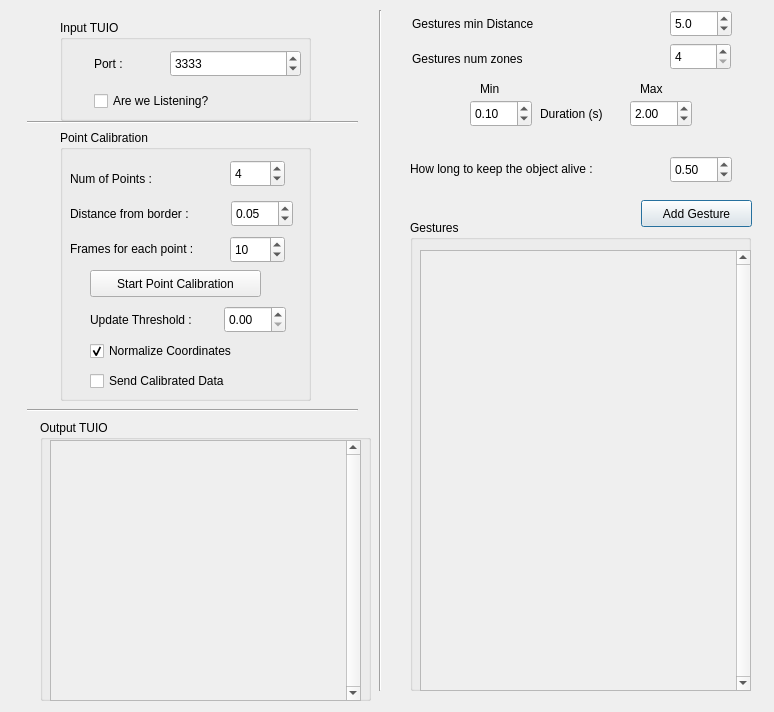
<?xml version="1.0" encoding="UTF-8"?>
<ui version="4.0">
 <class>tuiomultiplexer</class>
 <widget class="QDialog" name="tuiomultiplexer">
  <property name="geometry">
   <rect>
    <x>0</x>
    <y>0</y>
    <width>774</width>
    <height>712</height>
   </rect>
  </property>
  <property name="windowTitle">
   <string>Multiplexer, Calibrator and Gestures</string>
  </property>
  <widget class="QGroupBox" name="groupBox">
   <property name="geometry">
    <rect>
     <x>60</x>
     <y>20</y>
     <width>251</width>
     <height>101</height>
    </rect>
   </property>
   <property name="title">
    <string>Input TUIO </string>
   </property>
   <widget class="QLabel" name="label">
    <property name="geometry">
     <rect>
      <x>34</x>
      <y>36</y>
      <width>61</width>
      <height>16</height>
     </rect>
    </property>
    <property name="text">
     <string>Port : </string>
    </property>
   </widget>
   <widget class="QCheckBox" name="isListening">
    <property name="geometry">
     <rect>
      <x>34</x>
      <y>70</y>
      <width>161</width>
      <height>22</height>
     </rect>
    </property>
    <property name="text">
     <string>Are we Listening?</string>
    </property>
   </widget>
   <widget class="QSpinBox" name="port">
    <property name="geometry">
     <rect>
      <x>110</x>
      <y>30</y>
      <width>131</width>
      <height>27</height>
     </rect>
    </property>
    <property name="maximum">
     <number>65000</number>
    </property>
    <property name="value">
     <number>3333</number>
    </property>
   </widget>
  </widget>
  <widget class="Line" name="line">
   <property name="geometry">
    <rect>
     <x>370</x>
     <y>10</y>
     <width>20</width>
     <height>681</height>
    </rect>
   </property>
   <property name="orientation">
    <enum>Qt::Vertical</enum>
   </property>
  </widget>
  <widget class="QGroupBox" name="groupBox_3">
   <property name="geometry">
    <rect>
     <x>410</x>
     <y>220</y>
     <width>341</width>
     <height>471</height>
    </rect>
   </property>
   <property name="title">
    <string>Gestures</string>
   </property>
   <widget class="QScrollArea" name="scrollGest">
    <property name="geometry">
     <rect>
      <x>10</x>
      <y>30</y>
      <width>331</width>
      <height>441</height>
     </rect>
    </property>
    <property name="verticalScrollBarPolicy">
     <enum>Qt::ScrollBarAlwaysOn</enum>
    </property>
    <property name="widgetResizable">
     <bool>true</bool>
    </property>
    <widget class="QWidget" name="scrollAreaWidgetContents">
     <property name="geometry">
      <rect>
       <x>0</x>
       <y>0</y>
       <width>314</width>
       <height>439</height>
      </rect>
     </property>
    </widget>
   </widget>
  </widget>
  <widget class="QPushButton" name="addGesture">
   <property name="geometry">
    <rect>
     <x>641</x>
     <y>200</y>
     <width>111</width>
     <height>27</height>
    </rect>
   </property>
   <property name="text">
    <string>Add Gesture</string>
   </property>
  </widget>
  <widget class="QDoubleSpinBox" name="minDistance">
   <property name="geometry">
    <rect>
     <x>670</x>
     <y>10</y>
     <width>62</width>
     <height>27</height>
    </rect>
   </property>
   <property name="decimals">
    <number>1</number>
   </property>
   <property name="maximum">
    <double>200.000000000000000</double>
   </property>
   <property name="singleStep">
    <double>0.100000000000000</double>
   </property>
   <property name="value">
    <double>5.000000000000000</double>
   </property>
  </widget>
  <widget class="QLabel" name="label_2">
   <property name="geometry">
    <rect>
     <x>412</x>
     <y>15</y>
     <width>181</width>
     <height>17</height>
    </rect>
   </property>
   <property name="text">
    <string>Gestures min Distance</string>
   </property>
  </widget>
  <widget class="QLabel" name="label_3">
   <property name="geometry">
    <rect>
     <x>412</x>
     <y>50</y>
     <width>161</width>
     <height>17</height>
    </rect>
   </property>
   <property name="text">
    <string>Gestures num zones</string>
   </property>
  </widget>
  <widget class="QSpinBox" name="numZones">
   <property name="geometry">
    <rect>
     <x>670</x>
     <y>43</y>
     <width>61</width>
     <height>27</height>
    </rect>
   </property>
   <property name="minimum">
    <number>4</number>
   </property>
   <property name="maximum">
    <number>360</number>
   </property>
   <property name="value">
    <number>4</number>
   </property>
  </widget>
  <widget class="QLabel" name="label_4">
   <property name="geometry">
    <rect>
     <x>540</x>
     <y>105</y>
     <width>81</width>
     <height>17</height>
    </rect>
   </property>
   <property name="text">
    <string>Duration (s)</string>
   </property>
  </widget>
  <widget class="QDoubleSpinBox" name="minDuration">
   <property name="geometry">
    <rect>
     <x>470</x>
     <y>100</y>
     <width>62</width>
     <height>27</height>
    </rect>
   </property>
   <property name="maximum">
    <double>10.000000000000000</double>
   </property>
   <property name="singleStep">
    <double>0.100000000000000</double>
   </property>
   <property name="value">
    <double>0.100000000000000</double>
   </property>
  </widget>
  <widget class="QDoubleSpinBox" name="maxDuration">
   <property name="geometry">
    <rect>
     <x>630</x>
     <y>100</y>
     <width>62</width>
     <height>27</height>
    </rect>
   </property>
   <property name="maximum">
    <double>20.000000000000000</double>
   </property>
   <property name="singleStep">
    <double>0.100000000000000</double>
   </property>
   <property name="value">
    <double>2.000000000000000</double>
   </property>
  </widget>
  <widget class="QLabel" name="label_5">
   <property name="geometry">
    <rect>
     <x>480</x>
     <y>80</y>
     <width>67</width>
     <height>17</height>
    </rect>
   </property>
   <property name="text">
    <string>Min</string>
   </property>
  </widget>
  <widget class="QLabel" name="label_6">
   <property name="geometry">
    <rect>
     <x>640</x>
     <y>80</y>
     <width>67</width>
     <height>17</height>
    </rect>
   </property>
   <property name="text">
    <string>Max</string>
   </property>
  </widget>
  <widget class="QGroupBox" name="groupBox_4">
   <property name="geometry">
    <rect>
     <x>60</x>
     <y>130</y>
     <width>251</width>
     <height>271</height>
    </rect>
   </property>
   <property name="title">
    <string>Point Calibration</string>
   </property>
   <widget class="QPushButton" name="pointCalStart">
    <property name="geometry">
     <rect>
      <x>30</x>
      <y>140</y>
      <width>171</width>
      <height>27</height>
     </rect>
    </property>
    <property name="text">
     <string>Start Point Calibration</string>
    </property>
   </widget>
   <widget class="QCheckBox" name="normCoordinates">
    <property name="geometry">
     <rect>
      <x>30</x>
      <y>210</y>
      <width>191</width>
      <height>22</height>
     </rect>
    </property>
    <property name="text">
     <string>Normalize Coordinates</string>
    </property>
    <property name="checked">
     <bool>true</bool>
    </property>
   </widget>
   <widget class="QLabel" name="label_8">
    <property name="geometry">
     <rect>
      <x>10</x>
      <y>40</y>
      <width>111</width>
      <height>17</height>
     </rect>
    </property>
    <property name="text">
     <string>Num of Points :</string>
    </property>
   </widget>
   <widget class="QLabel" name="label_9">
    <property name="geometry">
     <rect>
      <x>10</x>
      <y>75</y>
      <width>161</width>
      <height>17</height>
     </rect>
    </property>
    <property name="text">
     <string>Distance from border :</string>
    </property>
   </widget>
   <widget class="QSpinBox" name="numPointsSpin">
    <property name="geometry">
     <rect>
      <x>170</x>
      <y>30</y>
      <width>55</width>
      <height>27</height>
     </rect>
    </property>
    <property name="minimum">
     <number>2</number>
    </property>
    <property name="value">
     <number>4</number>
    </property>
   </widget>
   <widget class="QDoubleSpinBox" name="distanceFromBorder">
    <property name="geometry">
     <rect>
      <x>171</x>
      <y>70</y>
      <width>62</width>
      <height>27</height>
     </rect>
    </property>
    <property name="maximum">
     <double>0.300000000000000</double>
    </property>
    <property name="singleStep">
     <double>0.005000000000000</double>
    </property>
    <property name="value">
     <double>0.050000000000000</double>
    </property>
   </widget>
   <widget class="QLabel" name="label_10">
    <property name="geometry">
     <rect>
      <x>10</x>
      <y>110</y>
      <width>261</width>
      <height>17</height>
     </rect>
    </property>
    <property name="text">
     <string>Frames for each point :</string>
    </property>
   </widget>
   <widget class="QSpinBox" name="framesPointBox">
    <property name="geometry">
     <rect>
      <x>170</x>
      <y>106</y>
      <width>55</width>
      <height>27</height>
     </rect>
    </property>
    <property name="minimum">
     <number>1</number>
    </property>
    <property name="maximum">
     <number>100</number>
    </property>
    <property name="value">
     <number>10</number>
    </property>
   </widget>
   <widget class="QLabel" name="label_7">
    <property name="geometry">
     <rect>
      <x>30</x>
      <y>180</y>
      <width>141</width>
      <height>20</height>
     </rect>
    </property>
    <property name="text">
     <string>Update Threshold : </string>
    </property>
   </widget>
   <widget class="QDoubleSpinBox" name="minDistanceToUpdateBox">
    <property name="geometry">
     <rect>
      <x>164</x>
      <y>176</y>
      <width>62</width>
      <height>27</height>
     </rect>
    </property>
   </widget>
   <widget class="QCheckBox" name="sendCalibrated">
    <property name="geometry">
     <rect>
      <x>30</x>
      <y>240</y>
      <width>201</width>
      <height>22</height>
     </rect>
    </property>
    <property name="text">
     <string>Send Calibrated Data</string>
    </property>
   </widget>
  </widget>
  <widget class="QGroupBox" name="groupBox_2">
   <property name="geometry">
    <rect>
     <x>40</x>
     <y>420</y>
     <width>331</width>
     <height>281</height>
    </rect>
   </property>
   <property name="title">
    <string>Output TUIO</string>
   </property>
   <widget class="QScrollArea" name="scrollArea">
    <property name="geometry">
     <rect>
      <x>10</x>
      <y>20</y>
      <width>311</width>
      <height>261</height>
     </rect>
    </property>
    <property name="verticalScrollBarPolicy">
     <enum>Qt::ScrollBarAlwaysOn</enum>
    </property>
    <property name="widgetResizable">
     <bool>true</bool>
    </property>
    <widget class="QWidget" name="scrollAreaContentTUIO">
     <property name="geometry">
      <rect>
       <x>0</x>
       <y>0</y>
       <width>294</width>
       <height>259</height>
      </rect>
     </property>
    </widget>
   </widget>
  </widget>
  <widget class="Line" name="line_2">
   <property name="geometry">
    <rect>
     <x>27</x>
     <y>112</y>
     <width>331</width>
     <height>20</height>
    </rect>
   </property>
   <property name="orientation">
    <enum>Qt::Horizontal</enum>
   </property>
  </widget>
  <widget class="Line" name="line_3">
   <property name="geometry">
    <rect>
     <x>27</x>
     <y>400</y>
     <width>331</width>
     <height>20</height>
    </rect>
   </property>
   <property name="orientation">
    <enum>Qt::Horizontal</enum>
   </property>
  </widget>
  <widget class="QLabel" name="label_11">
   <property name="geometry">
    <rect>
     <x>410</x>
     <y>160</y>
     <width>231</width>
     <height>17</height>
    </rect>
   </property>
   <property name="text">
    <string>How long to keep the object alive : </string>
   </property>
  </widget>
  <widget class="QDoubleSpinBox" name="objectAlive">
   <property name="geometry">
    <rect>
     <x>670</x>
     <y>156</y>
     <width>62</width>
     <height>27</height>
    </rect>
   </property>
   <property name="maximum">
    <double>0.990000000000000</double>
   </property>
   <property name="singleStep">
    <double>0.010000000000000</double>
   </property>
   <property name="value">
    <double>0.500000000000000</double>
   </property>
  </widget>
 </widget>
 <resources/>
 <connections/>
</ui>
